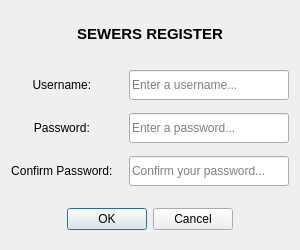
<?xml version="1.0" encoding="UTF-8"?>
<ui version="4.0">
 <class>registerDialog</class>
 <widget class="QDialog" name="registerDialog">
  <property name="geometry">
   <rect>
    <x>0</x>
    <y>0</y>
    <width>300</width>
    <height>250</height>
   </rect>
  </property>
  <property name="minimumSize">
   <size>
    <width>300</width>
    <height>250</height>
   </size>
  </property>
  <property name="maximumSize">
   <size>
    <width>300</width>
    <height>250</height>
   </size>
  </property>
  <property name="windowTitle">
   <string>Sewers Register</string>
  </property>
  <property name="windowIcon">
   <iconset>
    <normaloff>../sewersIcon.ico</normaloff>../sewersIcon.ico</iconset>
  </property>
  <property name="modal">
   <bool>false</bool>
  </property>
  <layout class="QVBoxLayout" name="verticalLayout">
   <item>
    <layout class="QGridLayout" name="registerLayout">
     <property name="spacing">
      <number>13</number>
     </property>
     <item row="0" column="0" colspan="2">
      <widget class="QLabel" name="registerLabel">
       <property name="maximumSize">
        <size>
         <width>16777215</width>
         <height>50</height>
        </size>
       </property>
       <property name="font">
        <font>
         <pointsize>11</pointsize>
         <weight>75</weight>
         <bold>true</bold>
        </font>
       </property>
       <property name="text">
        <string>SEWERS REGISTER</string>
       </property>
       <property name="alignment">
        <set>Qt::AlignCenter</set>
       </property>
      </widget>
     </item>
     <item row="1" column="0">
      <widget class="QLabel" name="usernameLabel">
       <property name="text">
        <string>Username: </string>
       </property>
       <property name="alignment">
        <set>Qt::AlignCenter</set>
       </property>
      </widget>
     </item>
     <item row="1" column="1">
      <widget class="QLineEdit" name="usernameLineEdit">
       <property name="minimumSize">
        <size>
         <width>0</width>
         <height>30</height>
        </size>
       </property>
       <property name="placeholderText">
        <string>Enter a username...</string>
       </property>
      </widget>
     </item>
     <item row="2" column="0">
      <widget class="QLabel" name="passwordLabel">
       <property name="text">
        <string>Password: </string>
       </property>
       <property name="alignment">
        <set>Qt::AlignCenter</set>
       </property>
      </widget>
     </item>
     <item row="2" column="1">
      <widget class="QLineEdit" name="passwordLineEdit">
       <property name="minimumSize">
        <size>
         <width>0</width>
         <height>30</height>
        </size>
       </property>
       <property name="maximumSize">
        <size>
         <width>16777215</width>
         <height>30</height>
        </size>
       </property>
       <property name="focusPolicy">
        <enum>Qt::StrongFocus</enum>
       </property>
       <property name="echoMode">
        <enum>QLineEdit::Password</enum>
       </property>
       <property name="placeholderText">
        <string>Enter a password...</string>
       </property>
      </widget>
     </item>
     <item row="3" column="0">
      <widget class="QLabel" name="confirmPasswordLabel">
       <property name="text">
        <string>Confirm Password: </string>
       </property>
       <property name="alignment">
        <set>Qt::AlignCenter</set>
       </property>
      </widget>
     </item>
     <item row="3" column="1">
      <widget class="QLineEdit" name="confirmPasswordLineEdit">
       <property name="minimumSize">
        <size>
         <width>0</width>
         <height>30</height>
        </size>
       </property>
       <property name="maximumSize">
        <size>
         <width>16777215</width>
         <height>30</height>
        </size>
       </property>
       <property name="focusPolicy">
        <enum>Qt::StrongFocus</enum>
       </property>
       <property name="echoMode">
        <enum>QLineEdit::Password</enum>
       </property>
       <property name="placeholderText">
        <string>Confirm your password...</string>
       </property>
      </widget>
     </item>
     <item row="4" column="0" colspan="2">
      <widget class="QDialogButtonBox" name="registerButtonBox">
       <property name="minimumSize">
        <size>
         <width>0</width>
         <height>30</height>
        </size>
       </property>
       <property name="maximumSize">
        <size>
         <width>16777215</width>
         <height>40</height>
        </size>
       </property>
       <property name="orientation">
        <enum>Qt::Horizontal</enum>
       </property>
       <property name="standardButtons">
        <set>QDialogButtonBox::Cancel|QDialogButtonBox::Ok</set>
       </property>
       <property name="centerButtons">
        <bool>true</bool>
       </property>
      </widget>
     </item>
    </layout>
   </item>
  </layout>
 </widget>
 <resources/>
 <connections>
  <connection>
   <sender>registerButtonBox</sender>
   <signal>accepted()</signal>
   <receiver>registerDialog</receiver>
   <slot>accept()</slot>
   <hints>
    <hint type="sourcelabel">
     <x>248</x>
     <y>254</y>
    </hint>
    <hint type="destinationlabel">
     <x>157</x>
     <y>274</y>
    </hint>
   </hints>
  </connection>
  <connection>
   <sender>registerButtonBox</sender>
   <signal>rejected()</signal>
   <receiver>registerDialog</receiver>
   <slot>reject()</slot>
   <hints>
    <hint type="sourcelabel">
     <x>316</x>
     <y>260</y>
    </hint>
    <hint type="destinationlabel">
     <x>286</x>
     <y>274</y>
    </hint>
   </hints>
  </connection>
 </connections>
</ui>
